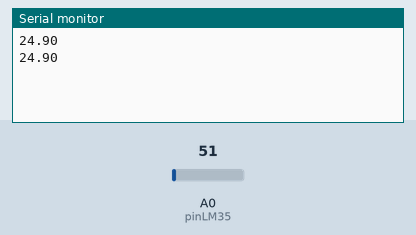
Recording of a sketch running on a simulated Arduino Uno, built with avr-gcc and run on an emulated ATmega328P. Parts: the last lines printed to the serial monitor. The inputs (shaded band) are chosen by the test bench; at power-on: A0 (pinLM35) = 51.

Above: at 10.8 s.
10.9 s: A0 (pinLM35) set to 61
At 20.7 s:
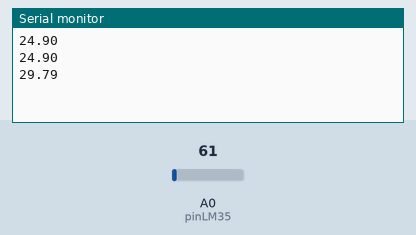
20.9 s: A0 (pinLM35) set to 71
At 31.0 s:
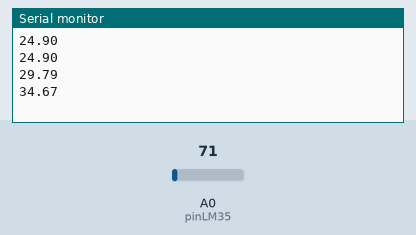
Timing chart, 0 to 32.5 s (numbered marks = the images above; inputs shaded):
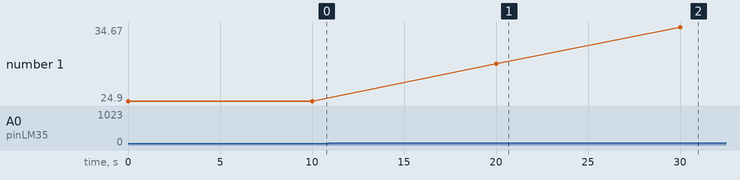

Measured:
- after the input at 10.9 s, the serial monitor: prints a new line after 9.1 s (image 1)
- after the input at 20.9 s, the serial monitor: prints a new line after 9.1 s (image 2)
- plotted number 1: 24.9 → 29.79 after the input at 10.9 s, 29.79 → 34.67 after the input at 20.9 s

The sketch:

medicionLM35.ino
```cpp
// Declaracion de variables globales
float tempC; // Variable para almacenar el valor obtenido del sensor (0 a 1023)
int pinLM35 = 0; // Variable del pin de entrada del sensor (A0)

void setup() {
  // Configuramos el puerto serial a 9600 bps
  Serial.begin(9600);

}

void loop() {
  // Con analogRead leemos el sensor, recuerda que es un valor de 0 a 1023
  tempC = analogRead(pinLM35);

  // Calculamos la temperatura con la fórmula
  tempC = (5.0 * tempC * 100.0)/1024.0;

  // Envia el dato al puerto serial
  Serial.println(tempC);
  delay(10000);
}
```
